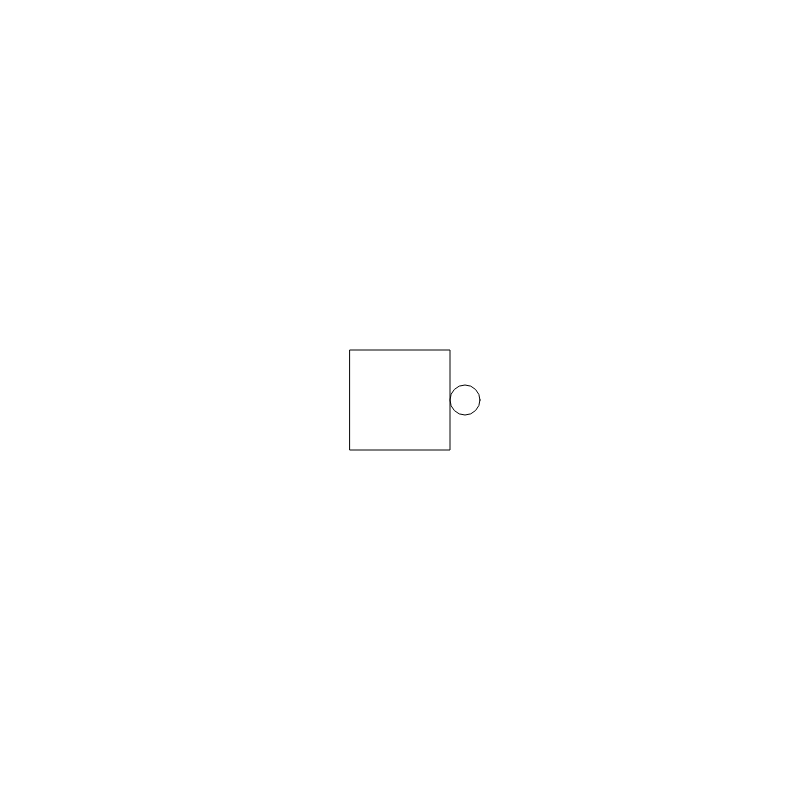
Frame 1 (no input)
Frame 60 (no input): identical to frame 1, image omitted
Frame 120 (the mouse pressed at the canvas centre since frame 60): identical to frame 1, image omitted

The p5.js sketch that drew this single still picture (run headless with seeded random() and noise() and a simulated clock; from frame 60 on, the mouse is pressed at the canvas centre):

// p5.js sketch
// ── sketch.js
/**
 *  La création de fonctions en javascript
 *
 **/

function setup() {
  createCanvas(800,800);
  rectMode(CENTER);
}

function draw(){
  background(255);
  //carre(mouseX, mouseY, 10);
  cercleEtCarre(width/2, height/2, 30, 100);

}

function cercleEtCarre(x,y, diam, cote){
  noFill();
  carre(x,y,cote);
  var posCercle = x + cote/2 +diam/2;
  cercle(posCercle,y, diam);
  // variable locale à la fonction
  var compteur =  1;

  console.log(compteur);
}

function cercle(x, y, diam){
  ellipse(x, y, diam, diam);
}

function carre(x,y, cote){
  rect(x,y,cote, cote);
}
